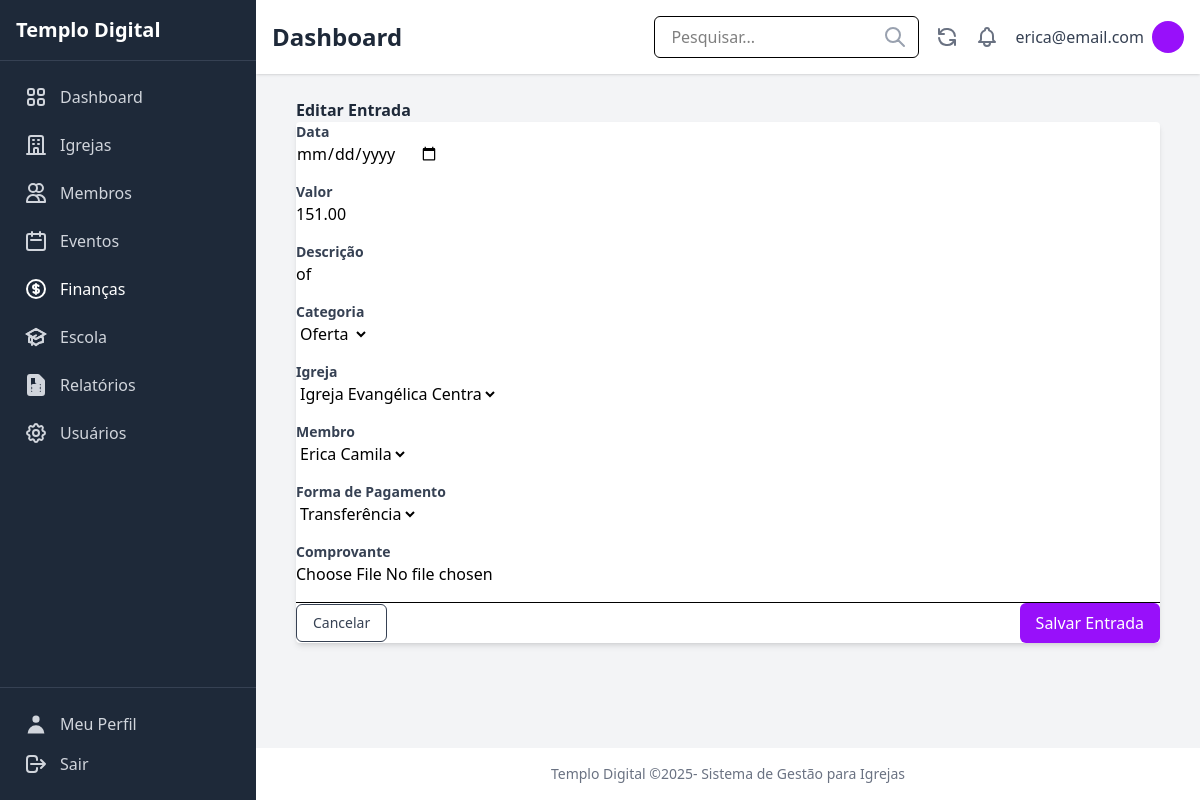
/financas/entradas/2/editar/ (signed in), run on the app's committed database.
### users/models.py (models this page shows, shortened)
class CustomUser(AbstractUser):
    ROLE_CHOICES = [
        ('admin', 'Administrador'),
        ('pastor', 'Pastor'),
        ('secretario', 'Secretário'),
        ('tesoureiro', 'Tesoureiro'),
        ('lider', 'Líder'),
        ('membro', 'Membro'),
    ]
    role = models.CharField(
        _('Função'),
        max_length=20,
        choices=ROLE_CHOICES,
        default='membro',
        help_text=_('Define o nível de permissão do usuário no sistema')
    )
    phone = models.CharField(
        _('Telefone'),
        max_length=20,
        blank=True,
        null=True
    )
    address = models.TextField(
        _('Endereço'),
        blank=True,
        null=True
    )
    profile_image = models.ImageField(
        _('Imagem de Perfil'),
        upload_to='profile_images/',
        blank=True,
        null=True
    )
    class Meta:
        verbose_name = _('Usuário')
        verbose_name_plural = _('Usuários')

### finances/models.py (models this page shows, shortened)
class Income(models.Model):
    PAYMENT_METHOD_CHOICES = [
        ('dinheiro', 'Dinheiro'),
        ('pix', 'PIX'),
        ('cartao', 'Cartão'),
        ('transferencia', 'Transferência'),
        ('cheque', 'Cheque'),
        ('outro', 'Outro'),
    ]
    date = models.DateField(verbose_name="Data")
    amount = models.DecimalField(max_digits=10, decimal_places=2, verbose_name="Valor")
    description = models.CharField(max_length=255, verbose_name="Descrição")
    category = models.ForeignKey(Category, on_delete=models.PROTECT, verbose_name="Categoria")
    church = models.ForeignKey(Church, on_delete=models.CASCADE, verbose_name="Igreja")
    member = models.ForeignKey(Member, on_delete=models.SET_NULL, null=True, blank=True, verbose_name="Membro")
    payment_method = models.CharField(max_length=15, choices=PAYMENT_METHOD_CHOICES, default='dinheiro', verbose_name="Forma de Pagamento")
    receipt = models.FileField(upload_to='comprovantes/entradas/', null=True, blank=True, verbose_name="Comprovante")
    created_at = models.DateTimeField(auto_now_add=True, verbose_name="Criado em")
    updated_at = models.DateTimeField(auto_now=True, verbose_name="Atualizado em")
    class Meta:
        verbose_name = "Entrada"
        verbose_name_plural = "Entradas"
        ordering = ['-date']

### finances/views.py (the view)
# urls.py: path('entradas/<int:pk>/editar/', views.income_update, name='income_update'),
@login_required
def income_update(request, pk):
    income = get_object_or_404(Income, pk=pk)
    if request.method == 'POST':
        form = IncomeForm(request.POST, request.FILES, instance=income)
        if form.is_valid():
            form.save()
            messages.success(request, 'Entrada atualizada com sucesso!')
            return redirect('finances:income_detail', pk=income.pk)
    else:
        form = IncomeForm(instance=income)
    return render(request, 'finances/income_form.html', {
        'form': form,
        'income': income,
        'title': 'Editar Entrada',
        'active_menu': 'finances',
    })

### finances/forms.py
class IncomeForm(forms.ModelForm):
    class Meta:
        model = Income
        fields = ['date', 'amount', 'description', 'category', 'church', 'member', 'payment_method', 'receipt']
        widgets = {
            'date': forms.DateInput(attrs={'class': 'form-control', 'type': 'date'}),
            'amount': forms.NumberInput(attrs={'class': 'form-control', 'step': '0.01'}),
            'description': forms.TextInput(attrs={'class': 'form-control'}),
            'category': forms.Select(attrs={'class': 'form-control'}),
            'church': forms.Select(attrs={'class': 'form-control'}),
            'member': forms.Select(attrs={'class': 'form-control'}),
            'payment_method': forms.Select(attrs={'class': 'form-control'}),
            'receipt': forms.FileInput(attrs={'class': 'form-control'}),
        }

### churches/models.py (called while the page is built)
    def __str__(self):
        return self.name

### finances/models.py (called while the page is built)
    def __str__(self):
        return self.name

### members/models.py (called while the page is built)
    def __str__(self):
        return self.name

### finances/templates/finances/income_form.html (shortened to what this page needs)
{% extends 'core/base.html' %}
{% load static %}
{% block content %}
<div class="container mx-auto px-4 py-8">
    <h1 class="text-3xl font-bold text-gray-800 mb-6">{{ title }}</h1>
    <form method="post" enctype="multipart/form-data" class="bg-white shadow-md rounded px-8 pt-6 pb-8 mb-4">
        {% for field in form %}
        <div class="mb-4">
            <label class="block text-gray-700 text-sm font-bold mb-2" for="{{ field.id_for_label }}">
                {{ field.label }}
            </label>
            {{ field }}
        </div>
        {% endfor %}
        <div class="flex items-center justify-between mt-8 border-t border-gray-200 pt-6">
            <a href="{% url 'finances:income_list' %}" class="px-4 py-2 border border-gray-300 rounded-md text-sm font-medium text-gray-700 hover:bg-gray-50 focus:outline-none focus:ring-2 focus:ring-offset-2 focus:ring-gray-500">
                Cancelar
            </a>
            <button class="px-4 py-2 bg-purple-600 text-white rounded-md hover:bg-purple-700 focus:outline-none focus:ring-2 focus:ring-offset-2 focus:ring-purple-500" type="submit">
                Salvar Entrada
            </button>
        </div>
    </form>
</div>
{% endblock %}

### core/templates/core/base.html (shortened to what this page needs)
{% load static tailwind_tags %}
<!DOCTYPE html>
<html lang="pt-br">
  <head>
    {% tailwind_css %}
  </head>
  <body class="bg-gray-100 flex min-h-screen">
    {% if user.is_authenticated %}
      <aside class="w-64 bg-gray-800 text-white flex flex-col fixed inset-y-0 left-0">
        <div class="p-4 border-b border-gray-700">
          <h1 class="text-xl font-semibold">Templo Digital</h1>
        </div>
        <nav class="flex-grow p-4">
          <ul class="space-y-2">
            <li>
              <a href="{% url 'dashboard:index' %}"
                class="flex items-center p-2 {% if active_menu == 'dashboard' %}
                  bg-purple-700 text-white
                {% else %}
                  text-gray-300 hover:bg-gray-700 hover:text-white
                {% endif %} rounded-md">
                <span class="ml-3">Dashboard</span>
              </a>
            </li>
            <li>
              <a href="{% url 'churches:church_list' %}"
                class="flex items-center p-2 {% if active_menu == 'churches' %}
                  bg-purple-700 text-white
                {% else %}
                  text-gray-300 hover:bg-gray-700 hover:text-white
                {% endif %} rounded-md">
                <span class="ml-3">Igrejas</span>
              </a>
            </li>
            <li>
              <a href="{% url 'members:member_list' %}"
                class="flex items-center p-2 {% if active_menu == 'members' %}
                  bg-purple-700 text-white
                {% else %}
                  text-gray-300 hover:bg-gray-700 hover:text-white
                {% endif %} rounded-md">
                {% include 'icons/members.html' %}
                <span class="ml-3">Membros</span>
              </a>
            </li>
            <li>
              <a href="{% url 'events:event_list' %}"
                class="flex items-center p-2 {% if active_menu == 'events' %}
                  bg-purple-700 text-white
                {% else %}
                  text-gray-300 hover:bg-gray-700 hover:text-white
                {% endif %} rounded-md">
                {% include 'icons/events.html' %}
                <span class="ml-3">Eventos</span>
              </a>
            </li>
            <li>
              <a href="{% url 'finances:income_list' %}"
                class="flex items-center p-2 {% if active_menu == 'finances' %}
                  bg-purple-700 text-white
                {% else %}
                  text-gray-300 hover:bg-gray-700 hover:text-white
                {% endif %} rounded-md">
                <span class="ml-3">Finanças</span>
              </a>
            </li>
            <li>
              <a href="{% url 'school:school_class_list' %}"
                class="flex items-center p-2 {% if active_menu == 'school' %}
                  bg-purple-700 text-white
                {% else %}
                  text-gray-300 hover:bg-gray-700 hover:text-white
                {% endif %} rounded-md">
                <span class="ml-3">Escola</span>
              </a>
            </li>
            <li>
              <a href="{% url 'reports:index' %}"
                class="flex items-center p-2 {% if active_menu == 'reports' %}
                  bg-purple-700 text-white
                {% else %}
                  text-gray-300 hover:bg-gray-700 hover:text-white
                {% endif %} rounded-md">
                <span class="ml-3">Relatórios</span>
              </a>
            </li>
            {% if user.role == 'admin' %}
              <li>
                <a href="{% url 'users:user_list' %}"
                  class="flex items-center p-2 {% if active_menu == 'users' %}
                    bg-purple-700 text-white
                  {% else %}
                    text-gray-300 hover:bg-gray-700 hover:text-white
                  {% endif %} rounded-md">
                  <span class="ml-3">Usuários</span>
                </a>
              </li>
            {% endif %}
          </ul>
        </nav>
        <div class="p-4 border-t border-gray-700">
          <a href="{% url 'users:profile' %}" class="flex items-center p-2 text-gray-300 hover:bg-gray-700 hover:text-white rounded-md mb-2">
            {% include 'icons/profile.html' %}
            <span class="ml-3">Meu Perfil</span>
          </a>
          <form method="post" action="{% url 'users:logout' %}">
            <span class="flex items-center p-2 text-gray-300 hover:bg-gray-700 hover:text-white rounded-md cursor:pointer">
              <button type="submit"  class="flex items-center w-full">
                {% include 'icons/logout.html' %}
                <span class="ml-3">Sair</span>
              </button>
            </span>
          </form>
        </div>
      </aside>
    {% endif %}
    {% if user.is_authenticated %}
    <div class="flex-1 flex flex-col ml-64">
    {% else %}
    <div class="flex-1 flex flex-col">
    {% endif %}
        {% if user.is_authenticated %}
      <header class="bg-white shadow-sm p-4 flex justify-between items-center">
        <div>
          <h1 class="text-2xl font-semibold text-gray-800">
            {% block page_title %}
              Dashboard
            {% endblock %}
          </h1>
        </div>
        <div class="flex items-center space-x-4">
          <div class="relative">
            <input type="text" placeholder="Pesquisar..." class="px-4 py-2 border rounded-md focus:outline-none focus:ring-2 focus:ring-purple-600" />
            <span class="absolute right-3 top-1/2 transform -translate-y-1/2 text-gray-400">{% include 'icons/pesquisar.html' %}</span>
          </div>
          <button class="text-gray-500 hover:text-gray-700">{% include 'icons/atualizar.html' %}</button>
          <button class="text-gray-500 hover:text-gray-700">{% include 'icons/notificacoes.html' %}</button>
          <div class="flex items-center space-x-2">
            <span class="text-gray-700">{{ user.get_full_name|default:user.username }}</span>
            {% if user.profile_image %}
              <img src="{{ user.profile_image.url }}" alt="User Avatar" class="w-8 h-8 rounded-full" />
            {% else %}
              <div class="w-8 h-8 rounded-full bg-purple-600 flex items-center justify-center text-white">{{ user.first_name|first|upper }}{{ user.last_name|first|upper }}</div>
            {% endif %}
          </div>
        </div>
      </header>
        {% endif %}
      <main class="flex-grow p-6">
        {% block content %}{% endblock %}
      </main>
      {% if user.is_authenticated %}
      <footer class="bg-white text-center p-4 text-sm text-gray-500 mt-auto">
        <p>
          Templo Digital ©{% now 'Y' %}- Sistema de Gestão para Igrejas
        </p>
      </footer>
        {% endif %}
    </div>
  </body>
</html>

### data on the page
CustomUser: get_full_name "erica@email.com"
Income: form "151.00" "of" "Oferta" "Igreja Evangélica Centra" "Erica Camila" "Transferência"

### other printed values
{{ title }} "Editar Entrada"
{{ field.label }} "Data" "Valor" "Descrição" "Categoria" "Igreja" "Membro" "Forma de Pagamento" "Comprovante"
